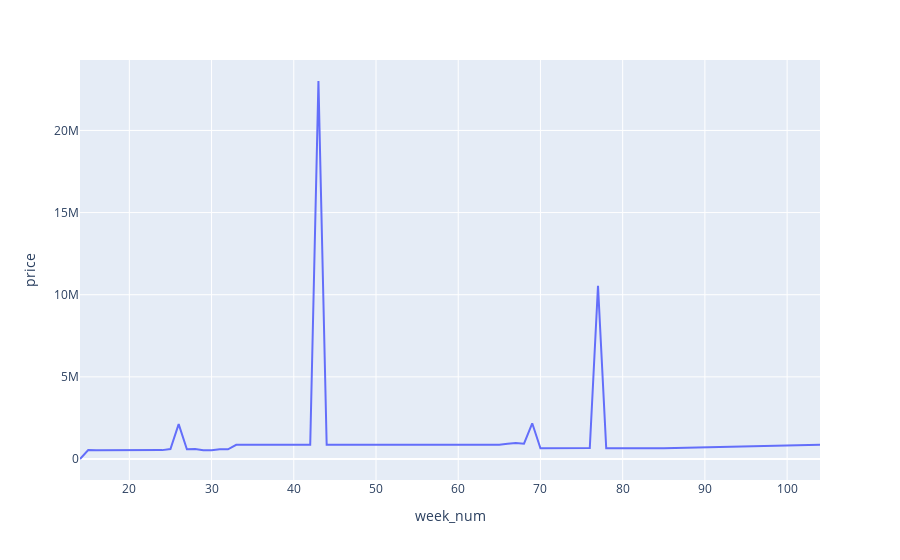

Notebook cell for this chart:
### Code cell
def data_range(counts):
    return counts.max() - counts.min()

df = (baskets.query('top_cat_id == 4')
    .groupby('week_num')
    ['price']
    .agg(data_range) # aggregate using custom function
    .reset_index()
)
px.line(df, x = 'week_num', y='price')

### Figure 1 — Plotly figure (JSON) as saved in the notebook; plotly's stock layout.template omitted (floating-point values rounded to 4 significant figures)
{"data": [{"hovertemplate": "week_num=%{x}<br>price=%{y}<extra></extra>", "legendgroup": "", "line": {"color": "#636efa", "dash": "solid"}, "marker": {"symbol": "circle"}, "mode": "lines", "name": "", "orientation": "v", "showlegend": false, "type": "scatter", "x": [14, 15, 16, 18, 19, 20, 21, 22, 23, 24, 25, 26, 27, 28, 29, 30, 31, 32, 33, 34, 35, 36, 37, 38, 39, 40, 41, 42, 43, 44, 45, 46, 47, 48, 49, 50, 51, 52, 53, 54, 55, 56, 57, 58, 59, 60, 61, 62, 63, 64, 65, 66, 67, 68, 69, 70, 71, 72, 73, 74, 75, 76, 77, 78, 79, 80, 81, 82, 83, 84, 85, 104], "xaxis": "x", "y": [0, 540500, 539500, 548500, 552500, 548250, 565700, 530500, 565700, 540700, 604999, 2123200, 589500.0, 613200, 536200, 536200, 588350, 588200, 862350, 862625, 862200, 862200, 862200, 862200, 862725, 862650, 882550, 862800, 23009800, 863550, 863550, 862800, 862725, 863550, 862650, 863050, 862650, 863050, 862650, 863550, 863000, 862725, 862850, 862500, 862950, 862725, 862200, 862600, 863000, 862650, 873000.0, 929000, 974050, 929225, 2175000.0, 647500, 647500, 647500, 647500, 648917, 647500, 663917, 10549225, 649225, 649225, 649225, 647300, 649050, 649225, 649225, 647300, 861700], "yaxis": "y"}], "layout": {"legend": {"tracegroupgap": 0}, "margin": {"t": 60}, "xaxis": {"anchor": "y", "domain": [0, 1], "title": {"text": "week_num"}}, "yaxis": {"anchor": "x", "domain": [0, 1], "title": {"text": "price"}}}}
